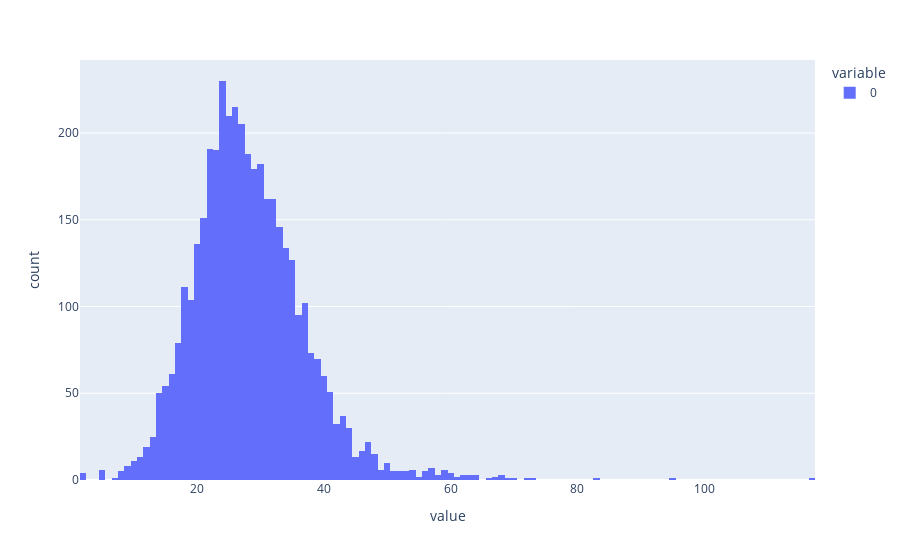

Source (notebook cell):
### Markdown cell above
### L0 Test and Reconstruction Test

### Code cell
sparse_autoencoder.eval()  # prevents error if we're expecting a dead neuron mask for who grads
with torch.no_grad():
    batch_tokens = activation_store.get_batch_tokens()
    _, cache = model.run_with_cache(batch_tokens, prepend_bos=True)
    sae_out, feature_acts, loss, mse_loss, l1_loss, _ = sparse_autoencoder(
        cache[sparse_autoencoder.cfg.hook_point]
    )
    del cache

    # ignore the bos token, get the number of features that activated in each token, averaged accross batch and position
    l0 = (feature_acts[:, 1:] > 0).float().sum(-1).detach()
    print("average l0", l0.mean().item())
    px.histogram(l0.flatten().cpu().numpy()).show()

### Figure 1 — Plotly figure (JSON) as saved in the notebook; plotly's stock layout.template omitted (floating-point values rounded to 4 significant figures; data arrays with more than 128 entries replaced by an {"elided": "..."} marker saying what was removed)
{"data": [{"alignmentgroup": "True", "bingroup": "x", "hovertemplate": "variable=0<br>value=%{x}<br>count=%{y}<extra></extra>", "legendgroup": "0", "marker": {"color": "#636efa", "pattern": {"shape": ""}}, "name": "0", "offsetgroup": "0", "orientation": "v", "showlegend": true, "type": "histogram", "x": {"elided": "4064 int values"}, "xaxis": "x", "yaxis": "y"}], "layout": {"barmode": "relative", "legend": {"title": {"text": "variable"}, "tracegroupgap": 0}, "margin": {"t": 60}, "xaxis": {"anchor": "y", "domain": [0, 1], "title": {"text": "value"}}, "yaxis": {"anchor": "x", "domain": [0, 1], "title": {"text": "count"}}}}
